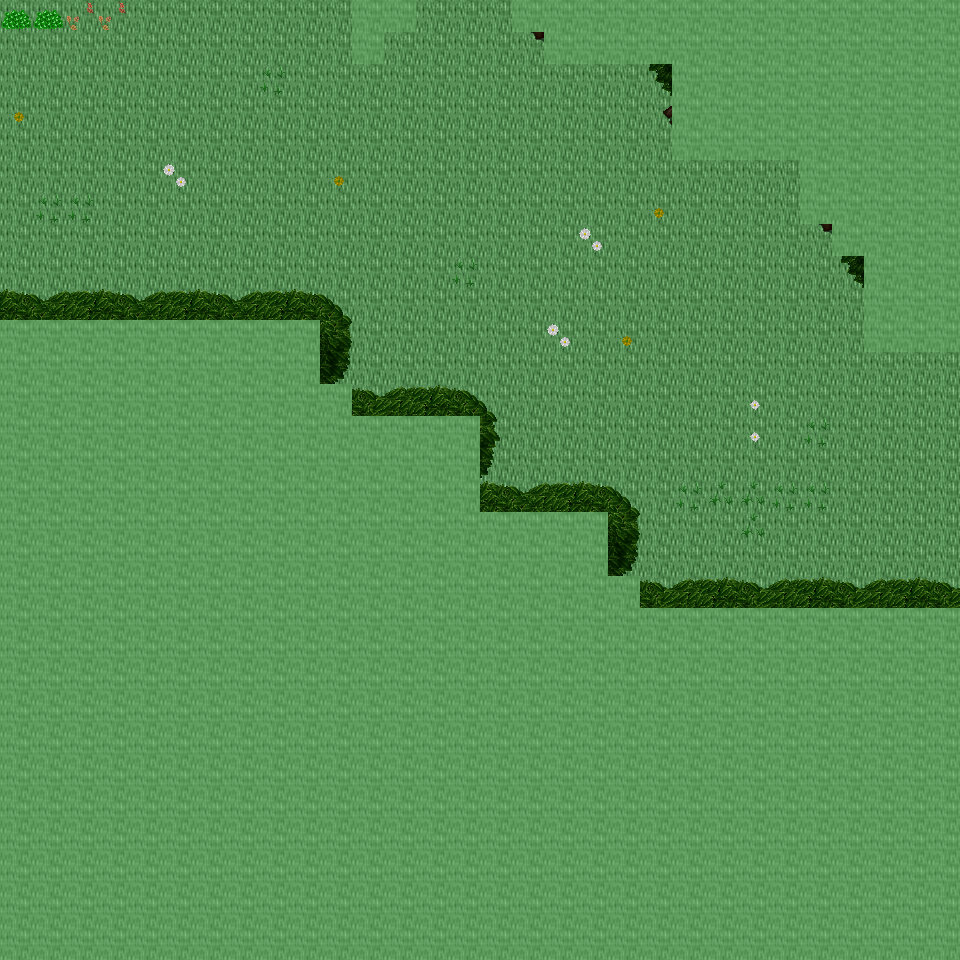

Rendered tile map (Tiled .tmx) drawn with the repository's tilesets; below, a short description and the map source with its tile grids summarised:
An orthogonal 30x30 tile map with 32x32 px tiles, 6 tile layers (Ground, Object, Object2, Above, ...), 29 tilesets and 4 objects (4x mapExit).

<map version="1.0" orientation="orthogonal" renderorder="right-down" width="30" height="30" tilewidth="32" tileheight="32" nextobjectid="5">
  <tileset firstgid="1" name="tileset_ground_ground" tilewidth="32" tileheight="32" tilecount="33" columns="3">
    <image source="../drawable/tileset_ground_ground.png" width="96" height="352" />
  </tileset>
  <tileset firstgid="34" name="tileset_plant_flower_daisy_white" tilewidth="32" tileheight="32" tilecount="8" columns="2">
    <image source="../drawable/tileset_plant_flower_daisy_white.png" width="64" height="128" />
  </tileset>
  <tileset firstgid="42" name="tileset_plant_grasses" tilewidth="32" tileheight="32" tilecount="6" columns="3">
    <image source="../drawable/tileset_plant_grasses.png" width="96" height="64" />
  </tileset>
  <tileset firstgid="48" name="tileset_plant_flower_daisy_yellow" tilewidth="32" tileheight="32" tilecount="8" columns="2">
    <image source="../drawable/tileset_plant_flower_daisy_yellow.png" width="64" height="128" />
  </tileset>
  <tileset firstgid="56" name="tileset_plant_leaves" tilewidth="32" tileheight="32" tilecount="8" columns="4">
    <image source="../drawable/tileset_plant_leaves.png" width="128" height="64" />
  </tileset>
  <tileset firstgid="64" name="tileset_building_wall_wall_brown" tilewidth="32" tileheight="32" tilecount="12" columns="3">
    <image source="../drawable/tileset_building_wall_wall_brown.png" width="96" height="128" />
  </tileset>
  <tileset firstgid="76" name="tileset_building_wall_stone" tilewidth="32" tileheight="32" tilecount="12" columns="3">
    <image source="../drawable/tileset_building_wall_stone.png" width="96" height="128" />
  </tileset>
  <tileset firstgid="88" name="tileset_plant_bush_bushes" tilewidth="32" tileheight="32" tilecount="10" columns="5">
    <image source="../drawable/tileset_plant_bush_bushes.png" width="160" height="64" />
  </tileset>
  <tileset firstgid="98" name="tileset_plant_cactus" tilewidth="32" tileheight="32" tilecount="2" columns="1">
    <image source="../drawable/tileset_plant_cactus.png" width="32" height="64" />
  </tileset>
  <tileset firstgid="100" name="tileset_plant_stump_stump_brown" tilewidth="32" tileheight="32" tilecount="4" columns="2">
    <image source="../drawable/tileset_plant_stump_stump_brown.png" width="64" height="64" />
  </tileset>
  <tileset firstgid="104" name="tileset_plant_tree_tree_darkgreen" tilewidth="32" tileheight="32" tilecount="88" columns="8">
    <image source="../drawable/tileset_plant_tree_tree_darkgreen.png" width="256" height="352" />
  </tileset>
  <tileset firstgid="192" name="tileset_building_window_window_long" tilewidth="32" tileheight="32" tilecount="3" columns="3">
    <image source="../drawable/tileset_building_window_window_long.png" width="96" height="32" />
  </tileset>
  <tileset firstgid="195" name="tileset_building_door_door_n" tilewidth="32" tileheight="32" tilecount="6" columns="3">
    <image source="../drawable/tileset_building_door_door_n.png" width="96" height="64" />
  </tileset>
  <tileset firstgid="201" name="tileset_building_roof_green" tilewidth="32" tileheight="32" tilecount="20" columns="5">
    <image source="../drawable/tileset_building_roof_green.png" width="160" height="128" />
  </tileset>
  <tileset firstgid="221" name="tileset_plant_vine" tilewidth="32" tileheight="32" tilecount="3" columns="1">
    <image source="../drawable/tileset_plant_vine.png" width="32" height="96" />
  </tileset>
  <tileset firstgid="224" name="tileset_item_corpse_skull_dark" tilewidth="32" tileheight="32" tilecount="2" columns="2">
    <image source="../drawable/tileset_item_corpse_skull_dark.png" width="64" height="32" />
  </tileset>
  <tileset firstgid="226" name="tileset_logic_creature_animal" tilewidth="32" tileheight="32" tilecount="32" columns="8">
    <image source="../drawable/tileset_logic_creature_animal.png" width="256" height="128" />
  </tileset>
  <tileset firstgid="258" name="tileset_logic_creature_elf" tilewidth="32" tileheight="32" tilecount="16" columns="8">
    <image source="../drawable/tileset_logic_creature_elf.png" width="256" height="64" />
  </tileset>
  <tileset firstgid="274" name="tileset_logic_collision" tilewidth="32" tileheight="32" tilecount="1" columns="1">
    <image source="../drawable/tileset_logic_collision.png" width="32" height="32" />
  </tileset>
  <tileset firstgid="275" name="tileset_logic_creature_human_evil" tilewidth="32" tileheight="32" tilecount="16" columns="8">
    <image source="../drawable/tileset_logic_creature_human_evil.png" width="256" height="64" />
  </tileset>
  <tileset firstgid="291" name="tileset_building_door_closed" tilewidth="32" tileheight="32" tilecount="1" columns="1">
    <image source="../drawable/tileset_building_door_closed.png" width="32" height="32" />
  </tileset>
  <tileset firstgid="292" name="tileset_logic_portal" tilewidth="32" tileheight="32" tilecount="24" columns="8">
    <image source="../drawable/tileset_logic_portal.png" width="256" height="96" />
  </tileset>
  <tileset firstgid="316" name="tileset_ground_blue_paving" tilewidth="32" tileheight="32" tilecount="2" columns="1">
    <image source="../drawable/tileset_ground_blue_paving.png" width="32" height="64" />
  </tileset>
  <tileset firstgid="318" name="tileset_ground_green_paving" tilewidth="32" tileheight="32" tilecount="18" columns="3">
    <image source="../drawable/tileset_ground_green_paving.png" width="96" height="192" />
  </tileset>
  <tileset firstgid="336" name="tileset_logic_protection" tilewidth="32" tileheight="32" tilecount="2" columns="2">
    <image source="../drawable/tileset_logic_protection.png" width="64" height="32" />
  </tileset>
  <tileset firstgid="338" name="tileset_object_rotating_crystal" tilewidth="32" tileheight="32" tilecount="48" columns="8">
    <image source="../drawable/tileset_object_rotating_crystal.png" width="256" height="192" />
  </tileset>
  <tileset firstgid="386" name="tileset_light_white_1x1" tilewidth="32" tileheight="32" tilecount="1" columns="1">
    <image source="../drawable/tileset_light_white_1x1.png" width="32" height="32" />
  </tileset>
  <tileset firstgid="387" name="tileset_light_light_5x5" tilewidth="32" tileheight="32" tilecount="25" columns="5">
    <image source="../drawable/tileset_light_light_5x5.png" width="160" height="160" />
  </tileset>
  <tileset firstgid="412" name="tileset_logic_creature_ogre" tilewidth="32" tileheight="32" tilecount="4" columns="4">
    <image source="../drawable/tileset_logic_creature_ogre.png" width="128" height="32" />
  </tileset>
  <layer name="Ground" width="30" height="30">
    <data>[900 cells, 900 non-empty, 1 distinct tile ids]</data>
  </layer>
  <layer name="Object" width="30" height="30">
    <data>[900 cells, 27 non-empty, 9 distinct tile ids]</data>
  </layer>
  <layer name="Object2" width="30" height="30">
    <data>[900 cells, 44 non-empty, 22 distinct tile ids]</data>
  </layer>
  <layer name="Above" width="30" height="30">
    <data>[900 cells, 557 non-empty, 36 distinct tile ids]</data>
  </layer>
  <layer name="Above2" width="30" height="30">
    <data>[900 cells, 7 non-empty, 2 distinct tile ids]</data>
  </layer>
  <layer name="Walkable" width="30" height="30">
    <data>[900 cells, 544 non-empty, 1 distinct tile ids]</data>
  </layer>
  <objectgroup name="MapEvents">
    <object id="1" name="north" type="mapExit" x="0" y="0" width="352" height="32">
      <properties>
        <property name="map" value="level_0_x172_y61" />
        <property name="x" value="0" />
        <property name="y" value="28" />
      </properties>
    </object>
    </objectgroup>
</map>
<!-- 3 of 4 objects omitted -->
